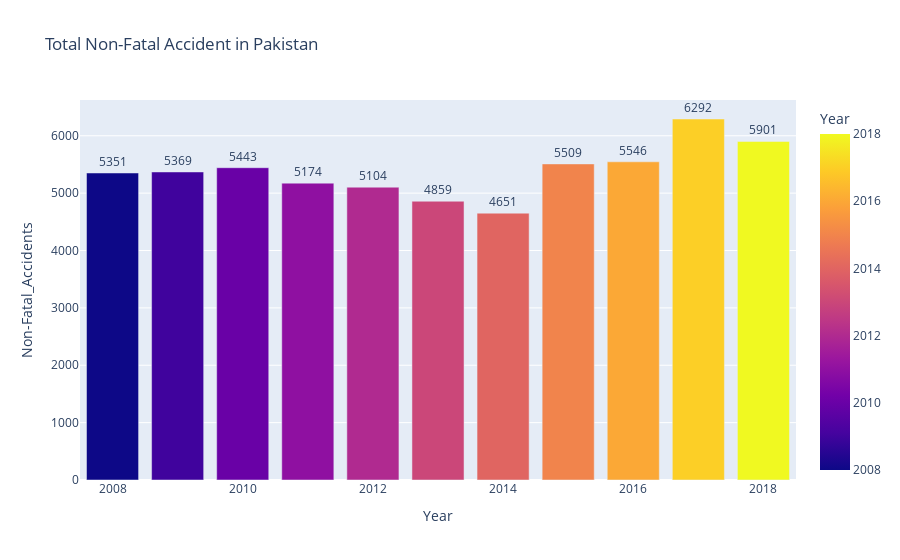

The code cell stored with this chart in its notebook:
### Code cell
sel=dataset[{'Year','Non-Fatal_Accidents','Place'}].loc[(dataset.Place=='Pakistan')]
graph=px.bar(sel,x='Year',y='Non-Fatal_Accidents',color='Year',text='Non-Fatal_Accidents',title='Total Non-Fatal Accident in Pakistan')
graph.update_traces(texttemplate='%{text}',textposition='outside')
graph.show()

### Figure 1 — Plotly figure (JSON) as saved in the notebook; plotly's stock layout.template omitted (floating-point values rounded to 4 significant figures)
{"data": [{"alignmentgroup": "True", "hovertemplate": "Year=%{marker.color}<br>Non-Fatal_Accidents=%{text}<extra></extra>", "legendgroup": "", "marker": {"color": [2008, 2009, 2010, 2011, 2012, 2013, 2014, 2015, 2016, 2017, 2018], "coloraxis": "coloraxis", "pattern": {"shape": ""}}, "name": "", "offsetgroup": "", "orientation": "v", "showlegend": false, "text": [5351, 5369, 5443, 5174, 5104, 4859, 4651, 5509, 5546, 6292, 5901], "textposition": "outside", "texttemplate": "%{text}", "type": "bar", "x": [2008, 2009, 2010, 2011, 2012, 2013, 2014, 2015, 2016, 2017, 2018], "xaxis": "x", "y": [5351, 5369, 5443, 5174, 5104, 4859, 4651, 5509, 5546, 6292, 5901], "yaxis": "y"}], "layout": {"barmode": "relative", "coloraxis": {"colorbar": {"title": {"text": "Year"}}, "colorscale": [[0, "#0d0887"], [0.1111, "#46039f"], [0.2222, "#7201a8"], [0.3333, "#9c179e"], [0.4444, "#bd3786"], [0.5556, "#d8576b"], [0.6667, "#ed7953"], [0.7778, "#fb9f3a"], [0.8889, "#fdca26"], [1, "#f0f921"]]}, "legend": {"tracegroupgap": 0}, "title": {"text": "Total Non-Fatal Accident in Pakistan"}, "xaxis": {"anchor": "y", "domain": [0, 1], "title": {"text": "Year"}}, "yaxis": {"anchor": "x", "domain": [0, 1], "title": {"text": "Non-Fatal_Accidents"}}}}
